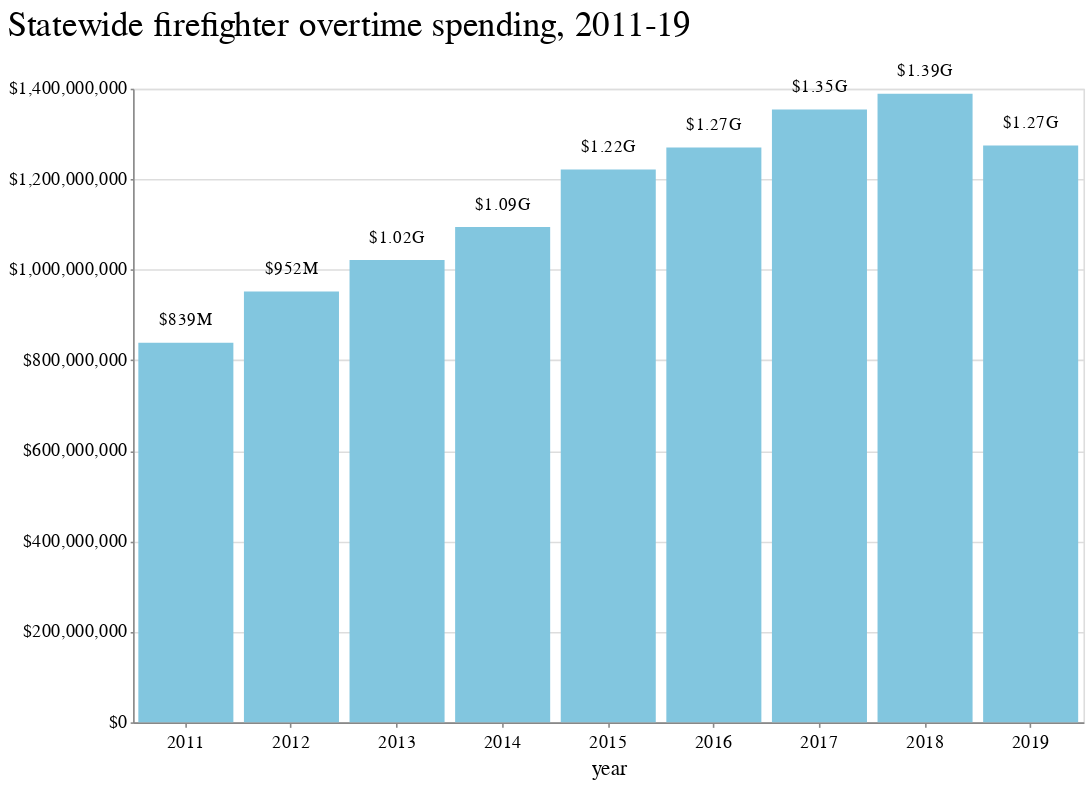

Notebook code for this chart:
### Code cell
(state_bar + state_bar_text)\
.properties(height=400, width=600, title='Statewide firefighter overtime spending, 2011-19')

### Figure 1 — Vega-Lite specification as saved in the notebook (floating-point values rounded to 4 significant figures)
{"config": {"view": {"width": 800, "height": 450}, "background": "#ffffff", "title": {"anchor": "start", "font": "Benton Gothic Bold, sans", "fontColor": "#000000", "fontSize": 22, "fontWeight": "normal"}, "arc": {"fill": "#82c6df"}, "area": {"fill": "#82c6df"}, "line": {"stroke": "#82c6df", "strokeWidth": 3}, "path": {"stroke": "#82c6df"}, "rect": {"fill": "#82c6df"}, "shape": {"stroke": "#82c6df"}, "bar": {"fill": "#82c6df"}, "point": {"stroke": "#82c6df"}, "symbol": {"fill": "#82c6df", "size": 30}, "axis": {"titleFont": "Benton Gothic Bold, sans", "titleFontSize": 13, "titleFontWeight": "normal", "labelFont": "Benton Gothic, sans", "labelFontSize": 11.5, "labelFontWeight": "normal"}, "axisX": {"labelAngle": 0, "labelPadding": 4, "tickSize": 3}, "axisY": {"labelBaseline": "middle", "maxExtent": 45, "minExtent": 45, "tickSize": 2, "titleAlign": "left", "titleAngle": 0, "titleX": -45, "titleY": -11}, "legend": {"titleFont": "Benton Gothic Bold, sans", "titleFontSize": 13, "titleFontWeight": "normal", "symbolType": "square", "labelFont": "Benton Gothic, sans", "labelFontSize": 11.5}, "range": {"category": ["#3580b1", "#ec8431", "#ab7fb4", "#c89d29", "#adc839", "#829eb1"], "diverging": ["#e68a4f", "#f4bb6a", "#f9e39c", "#dadfe2", "#a6b7c6", "#849eae"], "heatmap": ["#fbf2c7", "#f9e39c", "#f8d36e", "#f4bb6a", "#e68a4f", "#d15a40", "#ab4232"], "ordinal": ["#fbf2c7", "#f9e39c", "#f8d36e", "#f4bb6a", "#e68a4f", "#d15a40", "#ab4232"], "ramp": ["#fbf2c7", "#f9e39c", "#f8d36e", "#f4bb6a", "#e68a4f", "#d15a40", "#ab4232"]}}, "layer": [{"mark": "bar", "encoding": {"x": {"type": "nominal", "axis": {"format": "", "tickCount": 5}, "field": "year"}, "y": {"type": "quantitative", "aggregate": "sum", "axis": {"format": "$,N", "tickCount": 6}, "field": "adjusted_overtime", "title": " "}}}, {"mark": {"type": "text", "align": "center", "baseline": "top", "dx": 0, "dy": -20}, "encoding": {"text": {"type": "quantitative", "aggregate": "sum", "field": "adjusted_overtime", "format": "$,.3s"}, "x": {"type": "nominal", "axis": {"format": "", "tickCount": 5}, "field": "year"}, "y": {"type": "quantitative", "aggregate": "sum", "axis": {"format": "$,N", "tickCount": 6}, "field": "adjusted_overtime", "title": " "}}}], "data": {"name": "data-91f766f3de87f56c9896a63ce73ce65a"}, "height": 400, "title": "Statewide firefighter overtime spending, 2011-19", "width": 600, "$schema": "https://vega.github.io/schema/vega-lite/v4.8.1.json", "datasets": {"data-91f766f3de87f56c9896a63ce73ce65a": [{"year": "2011", "adjusted_overtime": 838900000.0, "adjusted_wages": 4183000000.0, "adjusted_basewages": 3344000000.0, "adjusted_benefits": 1294000000.0}, {"year": "2012", "adjusted_overtime": 951900000.0, "adjusted_wages": 4255000000.0, "adjusted_basewages": 3303000000.0, "adjusted_benefits": 1346000000.0}, {"year": "2013", "adjusted_overtime": 1021000000.0, "adjusted_wages": 4265000000.0, "adjusted_basewages": 3244000000.0, "adjusted_benefits": 1403000000.0}, {"year": "2014", "adjusted_overtime": 1095000000.0, "adjusted_wages": 4269000000.0, "adjusted_basewages": 3174000000.0, "adjusted_benefits": 1465000000.0}, {"year": "2015", "adjusted_overtime": 1221000000.0, "adjusted_wages": 4619000000.0, "adjusted_basewages": 3398000000.0, "adjusted_benefits": 1578000000.0}, {"year": "2016", "adjusted_overtime": 1270000000.0, "adjusted_wages": 4771000000.0, "adjusted_basewages": 3501000000.0, "adjusted_benefits": 1649000000.0}, {"year": "2017", "adjusted_overtime": 1354000000.0, "adjusted_wages": 4906000000.0, "adjusted_basewages": 3551000000.0, "adjusted_benefits": 1543000000.0}, {"year": "2018", "adjusted_overtime": 1389000000.0, "adjusted_wages": 4989000000.0, "adjusted_basewages": 3601000000.0, "adjusted_benefits": 1611000000.0}, {"year": "2019", "adjusted_overtime": 1275000000.0, "adjusted_wages": 4890000000.0, "adjusted_basewages": 3616000000.0, "adjusted_benefits": 1656000000.0}]}}
